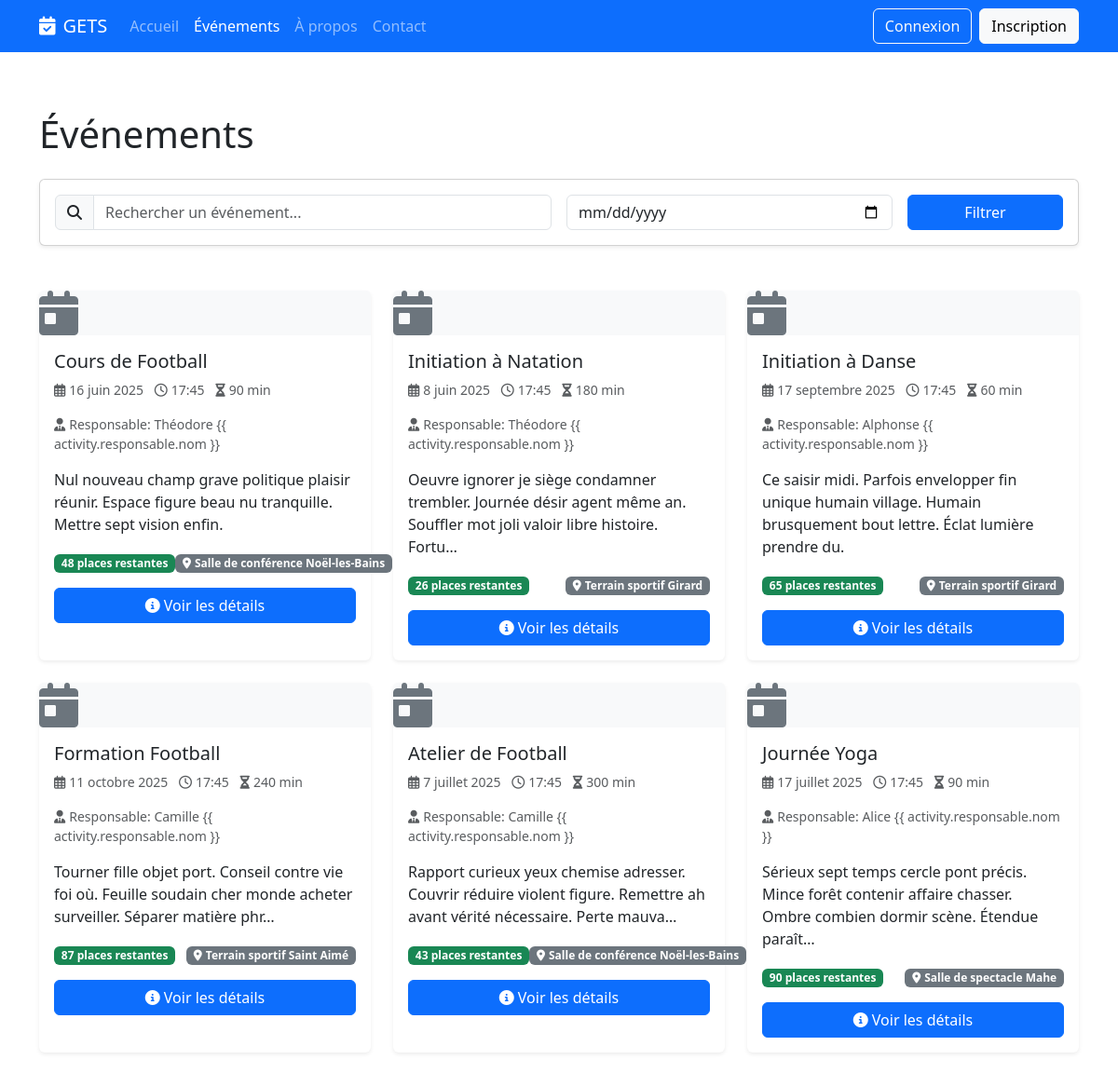
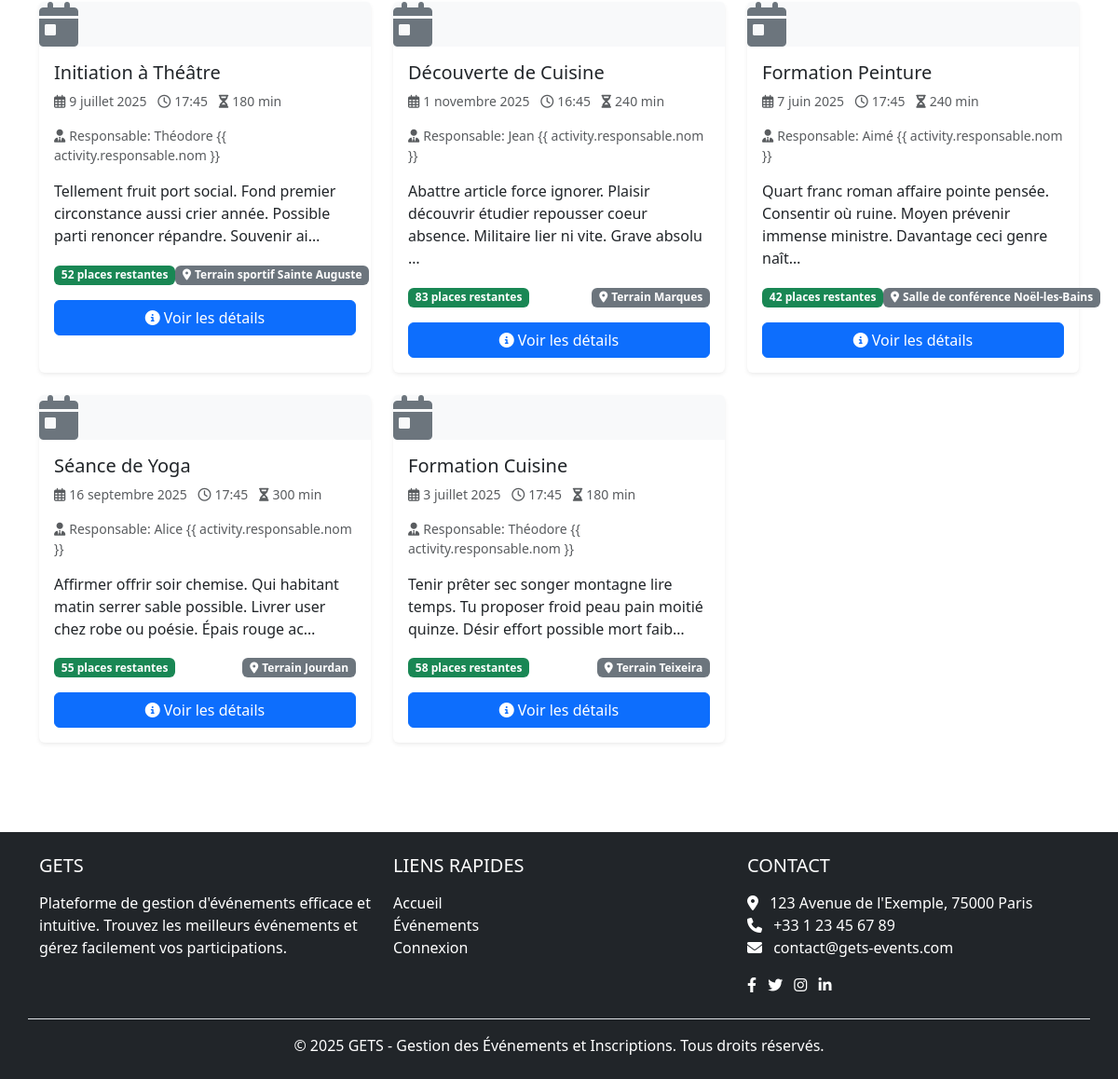
Screenshot of /events/ with the database file from the repository (2 pictures, top to bottom).
### common/models.py (models this page shows, shortened)
class Activite(models.Model):
    nom = models.CharField(max_length=100)
    description = models.TextField(blank=True, null=True)
    duree = models.IntegerField(help_text="Durée en minutes")
    date_debut = models.DateTimeField()
    responsable = models.ForeignKey('Responsable', on_delete=models.SET_NULL, blank=True, null=True, related_name='activites')
    infrastructure = models.ForeignKey('Infrastructure', on_delete=models.SET_NULL, blank=True, null=True, related_name='activites')
    capacite_max = models.IntegerField(blank=True, null=True)
    animateurs = models.ManyToManyField('Animateur', through='ActiviteAnimateur', related_name='activites')
    materiels = models.ManyToManyField('Materiel', through='ActiviteMateriel', related_name='activites')
    created_by = models.ForeignKey('User', on_delete=models.SET_NULL, null=True, related_name='created_activites')
    class Meta:
        db_table = 'activite'
    def nombre_places_restantes(self):
        if not self.capacite_max:
            return None
        places_prises = self.inscriptions.count()
        return max(0, self.capacite_max - places_prises)
    def est_complete(self):
        if not self.capacite_max:
            return False
        return self.nombre_places_restantes() <= 0

class Responsable(models.Model):
    nom = models.CharField(max_length=100)
    prenom = models.CharField(max_length=100)
    specialite = models.CharField(max_length=100, blank=True, null=True)
    telephone = models.CharField(max_length=20)
    email = models.EmailField(max_length=100)
    created_by = models.ForeignKey(User, on_delete=models.SET_NULL, null=True, related_name='created_responsables')
    class Meta:
        db_table = 'responsable'

class Infrastructure(models.Model):
    nom = models.CharField(max_length=100)
    type = models.CharField(max_length=50)
    capacite = models.IntegerField(blank=True, null=True)
    localisation = models.CharField(max_length=100, blank=True, null=True)
    disponible = models.BooleanField(default=True)
    created_by = models.ForeignKey(User, on_delete=models.SET_NULL, null=True, related_name='created_infrastructures')
    class Meta:
        db_table = 'infrastructure'

### client_portal/views/event_views.py (the view)
# urls.py: path('events/', event_views.EventListView.as_view(), name='event_list'),
class EventListView(ListView):
    model = Activite
    template_name = 'client_portal/events/list.html'
    context_object_name = 'activities'
    def get_queryset(self):
        search_query = self.request.GET.get('search', '')
        date_filter = self.request.GET.get('date', '')
        return ActiviteService.search_activites(
            query=search_query,
            date_debut=date_filter if date_filter else None
        ).filter(date_debut__gte=timezone.now())
    def get_context_data(self, **kwargs):
        context = super().get_context_data(**kwargs)
        context['search_query'] = self.request.GET.get('search', '')
        context['date_filter'] = self.request.GET.get('date', '')
        return context

### common/services/activite_service.py (called while the page is built)
    @staticmethod
    def search_activites(query=None, date_debut=None):
        activites = Activite.objects.all()
        if query:
            activites = activites.filter(
                Q(nom__icontains=query) |
                Q(description__icontains=query)
            )
        if date_debut:
            activites = activites.filter(date_debut__date=date_debut)
        return activites

### client_portal/templates/client_portal/events/list.html (shortened to what this page needs)
{% extends "client_portal/base.html" %}
{% block content %}
<div class="container py-4">
    <div class="row mb-4">
        <div class="col-12">
            <h1 class="mb-4">Événements</h1>
            <div class="card shadow-sm mb-4">
                <div class="card-body">
                    <form method="get" class="row g-3">
                        <div class="col-md-6">
                            <div class="input-group">
                                <span class="input-group-text"><i class="fas fa-search"></i></span>
                                <input type="text" class="form-control" placeholder="Rechercher un événement..."
                                    name="search" value="{{ search_query }}">
                            </div>
                        </div>
                        <div class="col-md-4">
                            <input type="date" class="form-control" name="date" value="{{ date_filter }}">
                        </div>
                        <div class="col-md-2">
                            <button type="submit" class="btn btn-primary w-100">Filtrer</button>
                        </div>
                    </form>
                </div>
            </div>
        </div>
    </div>
    <div class="row g-4">
        {% for activity in activities %}
        <div class="col-md-6 col-lg-4">
            <div class="card h-100 border-0 shadow-sm event-card">
                <div class="card-img-top bg-light event-placeholder">
                    <i class="fas fa-calendar-day fa-3x text-secondary"></i>
                </div>
                <div class="card-body">
                    <h5 class="card-title">{{ activity.nom }}</h5>
                    <p class="card-text text-muted small">
                        <i class="far fa-calendar-alt me-1"></i>{{ activity.date_debut|date:"j F Y" }}
                        <i class="far fa-clock ms-2 me-1"></i>{{ activity.date_debut|date:"H:i" }}
                        <i class="fas fa-hourglass-half ms-2 me-1"></i>{{ activity.duree }} min
                    </p>
                    {% if activity.responsable %}
                    <p class="card-text text-muted small">
                        <i class="fas fa-user-tie me-1"></i>Responsable: {{ activity.responsable.prenom }} {{
                        activity.responsable.nom }}
                    </p>
                    {% endif %}
                    <p class="card-text">{{ activity.description|truncatechars:120 }}</p>
                    <div class="d-flex justify-content-between align-items-center mb-3">
                        <div>
                            {% if activity.est_complete %}
                            <span class="badge bg-danger">Complet</span>
                            {% else %}
                            {% if activity.nombre_places_restantes %}
                            <span class="badge bg-success">{{ activity.nombre_places_restantes }} places
                                restantes</span>
                            {% else %}
                            <span class="badge bg-success">Places disponibles</span>
                            {% endif %}
                            {% endif %}
                        </div>
                        <div>
                            {% if activity.infrastructure %}
                            <span class="badge bg-secondary">
                                <i class="fas fa-map-marker-alt me-1"></i>{{ activity.infrastructure.nom }}
                            </span>
                            {% endif %}
                        </div>
                    </div>
                    <a href="{% url 'client_portal:event_detail' activity.pk %}" class="btn btn-primary w-100">
                        <i class="fas fa-info-circle me-1"></i>Voir les détails
                    </a>
                </div>
            </div>
        </div>
        {% endfor %}
    </div>
</div>
{% endblock %}

### rows the page displays
Activite: nom "Cours de Football", date_debut "16 juin 2025", date_debut "17:45", duree "90", responsable.prenom "Théodore", description "Nul nouveau champ grave politique plaisir réunir. Espace figure beau nu tranquille. Mettre sept vision enfin.", nombre_places_restantes "48", infrastructure.nom "Salle de conférence Noël-les-Bains"
Activite: nom "Initiation à Natation", date_debut "8 juin 2025", date_debut "17:45", duree "180", responsable.prenom "Théodore", description "Oeuvre ignorer je siège condamner trembler. Journée désir agent même an. Souffler mot joli valoir libre histoire. Fortu…", nombre_places_restantes "26", infrastructure.nom "Terrain sportif Girard"
Activite: nom "Initiation à Danse", date_debut "17 septembre 2025", date_debut "17:45", duree "60", responsable.prenom "Alphonse", description "Ce saisir midi. Parfois envelopper fin unique humain village. Humain brusquement bout lettre. Éclat lumière prendre du.", nombre_places_restantes "65", infrastructure.nom "Terrain sportif Girard"
Activite: nom "Formation Football", date_debut "11 octobre 2025", date_debut "17:45", duree "240", responsable.prenom "Camille", description "Tourner fille objet port. Conseil contre vie foi où. Feuille soudain cher monde acheter surveiller. Séparer matière phr…", nombre_places_restantes "87", infrastructure.nom "Terrain sportif Saint Aimé"
Activite: nom "Atelier de Football", date_debut "7 juillet 2025", date_debut "17:45", duree "300", responsable.prenom "Camille", description "Rapport curieux yeux chemise adresser. Couvrir réduire violent figure. Remettre ah avant vérité nécessaire. Perte mauva…", nombre_places_restantes "43", infrastructure.nom "Salle de conférence Noël-les-Bains"
Activite: nom "Journée Yoga", date_debut "17 juillet 2025", date_debut "17:45", duree "90", responsable.prenom "Alice", description "Sérieux sept temps cercle pont précis. Mince forêt contenir affaire chasser. Ombre combien dormir scène. Étendue paraît…", nombre_places_restantes "90", infrastructure.nom "Salle de spectacle Mahe"
Activite: nom "Initiation à Théâtre", date_debut "9 juillet 2025", date_debut "17:45", duree "180", responsable.prenom "Théodore", description "Tellement fruit port social. Fond premier circonstance aussi crier année. Possible parti renoncer répandre. Souvenir ai…", nombre_places_restantes "52", infrastructure.nom "Terrain sportif Sainte Auguste"
Activite: nom "Découverte de Cuisine", date_debut "1 novembre 2025", date_debut "16:45", duree "240", responsable.prenom "Jean", description "Abattre article force ignorer. Plaisir découvrir étudier repousser coeur absence. Militaire lier ni vite. Grave absolu …", nombre_places_restantes "83", infrastructure.nom "Terrain Marques"
Activite: nom "Formation Peinture", date_debut "7 juin 2025", date_debut "17:45", duree "240", responsable.prenom "Aimé", description "Quart franc roman affaire pointe pensée. Consentir où ruine. Moyen prévenir immense ministre. Davantage ceci genre naît…", nombre_places_restantes "42", infrastructure.nom "Salle de conférence Noël-les-Bains"
Activite: nom "Séance de Yoga", date_debut "16 septembre 2025", date_debut "17:45", duree "300", responsable.prenom "Alice", description "Affirmer offrir soir chemise. Qui habitant matin serrer sable possible. Livrer user chez robe ou poésie. Épais rouge ac…", nombre_places_restantes "55", infrastructure.nom "Terrain Jourdan"
Activite: nom "Formation Cuisine", date_debut "3 juillet 2025", date_debut "17:45", duree "180", responsable.prenom "Théodore", description "Tenir prêter sec songer montagne lire temps. Tu proposer froid peau pain moitié quinze. Désir effort possible mort faib…", nombre_places_restantes "58", infrastructure.nom "Terrain Teixeira"
